Frame 1 (no input): blank canvas, image omitted
Frame 60 (no input): blank canvas, image omitted
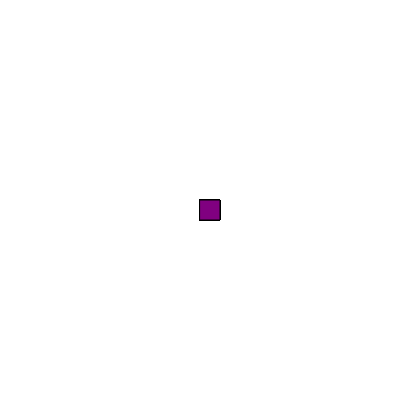
Frame 120 (the mouse pressed at the canvas centre since frame 60)

The p5.js sketch whose frames 1 and 60 were blank and that drew this single picture after the mouse press (run headless with seeded random() and noise() and a simulated clock; from frame 60 on, the mouse is pressed at the canvas centre):

// p5.js sketch
// ── sketch.js
function setup() {
  createCanvas(400, 400);
  background("white")
}

function draw() {
  
  stroke("black");
  fill("purple")
  if(mouseIsPressed)
  rect(mouseX,mouseY,20,20)
}
